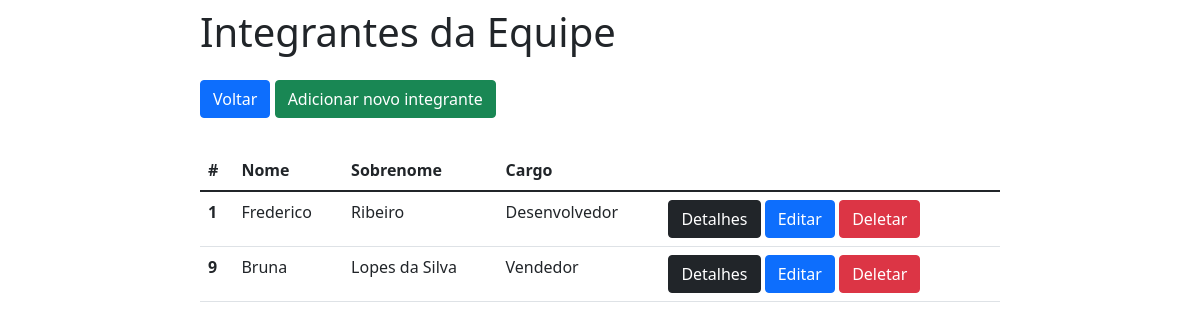
Page /equipe_home/ on the earlier database version.
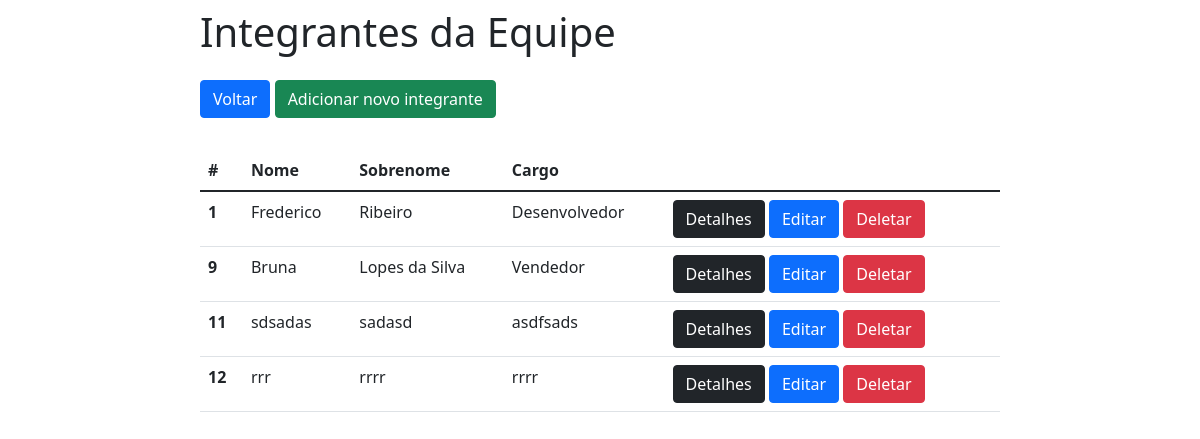
Same page on the later database version.
### crud/models.py (models this page shows)
class equipe(models.Model):
    nome = models.CharField(max_length=30)
    sobrenome = models.CharField(max_length=30)
    cargo = models.CharField(max_length=30)
    telefone = models.IntegerField()
    email = models.CharField(max_length=30)

### crud/views.py (the view)
# urls.py: path('equipe_home/', equipe_home, name='equipe_home'),
def equipe_home(request):
    data = {}
    data['db'] = equipe.objects.all()
    return render(request, 'equipe.html', data)

### crud/templates/equipe.html (shortened to what this page needs)
<!DOCTYPE html>
<html lang="pt-br">
<head>
    <link href="https://cdn.jsdelivr.net/npm/bootstrap@5.1.3/dist/css/bootstrap.min.css" rel="stylesheet">
</head>
<body>
    <div class="col-8 m-auto pt-2 pb-2">
        <h1>Integrantes da Equipe</h1>
    </div>
    <div class="col-8 m-auto pt-2 pb-2">
        <a href="/" class="btn btn-primary">Voltar</a>
        <a href="/form" class="btn btn-success">Adicionar novo integrante</a>
    </div>
    <div class="col-8 m-auto pt-4 pb-2">
        <table class="table table-hover">
            <thead>
                <tr>
                    <th scope="col">#</th>
                    <th scope="col">Nome</th>
                    <th scope="col">Sobrenome</th>
                    <th scope="col">Cargo</th>
                </tr>
            </thead>
            <tbody>
            {% for dbs in db %}
                <tr>
                    <th>{{dbs.id}}</th>
                    <td>{{dbs.nome}}</td>
                    <td>{{dbs.sobrenome}}</td>
                    <td>{{dbs.cargo}}</td>
                    <td>
                        <a href="/view/{{dbs.id}}/" class="btn btn-dark">Detalhes</a>
                        <a href="/edit/{{dbs.id}}/" class="btn btn-primary">Editar</a>
                        <a href="/delete/{{dbs.id}}/" class="btn btn-danger">Deletar</a>
                    </td>
                </tr>
            {% endfor %}
            </tbody>
        </table>
    </div>
</body>
</html>

Differences in the rows shown:
added equipe: id "11", nome "sdsadas", sobrenome "sadasd", cargo "asdfsads"
added equipe: id "12", nome "rrr", sobrenome "rrrr", cargo "rrrr"
